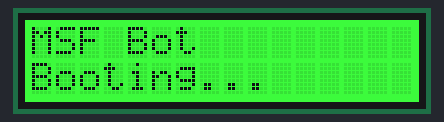
Bench run of a sketch on a simulated ESP8266 (NodeMCU). On the bench: 16×2 character LCD. WiFi joins after 1.5 s; servers stay silent unless stated; uploads are accepted with an empty reply; what the sketch prints to the serial monitor is not drawn.

Above: at 0.1 s.
At 1.6 s:
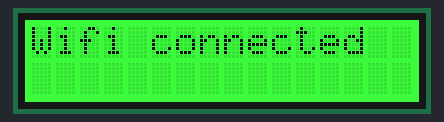
At 27.2 s:
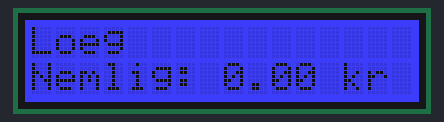

The sketch:

MSF_Bot.ino
```cpp
/*
Introducing the MSF BOT, the Money Saving Food Bot.
This uses Https get request, to get data from the internet, mainly prices on Onions.
The device calculates the cheapest Onion, and outouts both price and place on an LCD display.

The code uses fingerprints to bypass the Secure client as it is HTTPS and not HTTP.

This Device is ment to sit in the fridge and display the price for essential foods at all times.
The user will then be able to see the price and place for the cheapest Onion whenever he or he runs out.
 */

//LCD

#include <rgb_lcd.h>
#include <Wire.h>
#include "rgb_lcd.h"


rgb_lcd lcd;

int colorR = 0;
int colorG = 255;
int colorB = 0;

//Real code

#include <ESP8266WiFi.h>
#include <WiFiClientSecure.h>
#ifndef STASSID
#define STASSID "Bjergs IPhone"
#define STAPSK  "kode1234"
#endif

const char* ssid = STASSID;
const char* password = STAPSK;


const int httpsPort = 443; //80


//NEMLIG
const char* host1 = "www.nemlig.com";
String url1 = "/loeg-zittauer-2301096";

// Use web browser to view and copy
// SHA1 fingerprint of the certificate
const char fingerprint1[] PROGMEM = "666101f91494587d521734df02bae89e5ecd37d3";

float Nemligcurrent;
//NEMLIG


//COOP
const char* host2 = "butik.mad.coop.dk";
String url2 = "/frugt-og-groent/groentsager/loeg-og-porrer/danske-loeg-p-5700380269572";

// Use web browser to view and copy
// SHA1 fingerprint of the certificate
const char fingerprint2[] PROGMEM = "a9716f5657a175381ecca3770bf9f30493eac1dc";

  float Coopcurrent;
//COOP

void setup() {
//LCD

 lcd.begin(16, 2);
  lcd.setRGB(colorR, colorG, colorB);
    lcd.print("MSF Bot");
    lcd.setCursor(0,1);
    lcd.print("Booting...");

//Real code
  Serial.begin(115200);
  Serial.println();
  Serial.print("connecting to ");
  Serial.println(ssid);
  WiFi.mode(WIFI_STA);
  WiFi.begin(ssid, password);
  while (WiFi.status() != WL_CONNECTED) {
    delay(500);
    Serial.print(".");
  }

  Serial.println("");
  Serial.println("WiFi connected");
  lcd.clear();
  lcd.setCursor(0,0);
  lcd.print("Wifi connected");
  Serial.println("IP address: ");
  Serial.println(WiFi.localIP());

}

int value = 0;

void loop() {
  BearSSL::WiFiClientSecure client;
  delay(5000); //run every 5 seconds
  int linecounter=0;
  String NemligString1;
  String NemligString2;
  float Nemligprice;
  String line1="";
  ++value;

  Serial.print("connecting to ");
  Serial.println(host1);

  //Using fingerprint to get HTTPS certificate
Serial.printf("Using fingerprint '%s'\n", fingerprint1);
client.setFingerprint(fingerprint1);

  // Use WiFiClient class to create TCP connections
  if (!client.connect(host1, httpsPort)) {
    Serial.println("connection failed");

    lcd.clear();
colorR = 255;
colorG = 0;
colorB = 0;
  lcd.setRGB(colorR, colorG, colorB);
  lcd.setCursor(0,0);
  lcd.print("Error 001");
  lcd.setCursor(0,1);
  lcd.print("Wifi disconnected");

    return;
  }

  // We now create a URI for the request

  Serial.print("Requesting URL: ");
  Serial.println(url1);

  // This will send the request to the server
  client.print(String("GET ") + url1 + " HTTP/1.1\r\n" +
               "Host: " + host1 + "\r\n" +
               "User-Agent: chrome/7.55.1\r\n" +
               "Accept: */*\r\n\r\n");
               //"Connection: close\r\n\r\n");

  delay(5000); //wait a while to let the server respond (increase on shitty connections)

  // Read all the lines of the reply from server
  while(client.available()){
    yield();
    line1 = client.readStringUntil('\r'); //cariage return as delimiter
    yield();
    //Serial.println(line1);
    yield();
    linecounter++;
    yield();
    //Serial.println(linecounter);
    if(linecounter==284) {
   NemligString1=line1.substring(2022,2023);  //magic numbers galore :P
   NemligString2=line1.substring(2024,2026);
    }
  }
  if(line1!="") //if data exists
  {
  Nemligprice=(NemligString1.toFloat()+(NemligString2.toFloat()/100)); //parse the string as a float.
  //Serial.println("String1: " +  String(NemligString1)); //test report
  //Serial.println("String2: " +  String(NemligString2)); //test report
  Serial.println("Nemlig: " + String(Nemligprice)); //test report

  }


/*


COOP
COOP
COOP
COOP


*/


//COOP
  delay(5000); //run every 5 seconds
  int linecounter2=0;
  String CoopString1;
  String CoopString2;
  float Coopprice = 0;
  String line2="";
  ++value;

  Serial.print("connecting to ");
  Serial.println(host2);

  //Using fingerprint to get HTTPS certificate
Serial.printf("Using fingerprint '%s'\n", fingerprint2);
client.setFingerprint(fingerprint2);

  // Use WiFiClient class to create TCP connections
  if (!client.connect(host2, httpsPort)) {
    Serial.println("connection failed");
    return;
  }

  // We now create a URI for the request

  Serial.print("Requesting URL: ");
  Serial.println(url2);

  // This will send the request to the server
  client.print(String("GET ") + url2 + " HTTP/1.1\r\n" +
               "Host: " + host2 + "\r\n" +
               "User-Agent: chrome/7.55.1\r\n" +
               "Accept: */*\r\n\r\n");
               //"Connection: close\r\n\r\n");

  delay(8000); //wait a while to let the server respond (increase on shitty connections)

  // Read all the lines of the reply from server
  while(client.available()){
    yield();
    line2 = client.readStringUntil('\r'); //cariage return as delimiter
    yield();
    //Serial.println(line2);
    yield();
    linecounter2++;
    yield();
        //Serial.println(linecounter2);
    if(linecounter2==164) {
      CoopString1=line2.substring(3673,3675);  //magic numbers galore :P
      CoopString2=line2.substring(3676,3678);

    }
  }
  if(line2!="") //if data exists
  {
  Coopprice=(CoopString1.toFloat()+(CoopString2.toFloat()/100)); //parse the string as a float.
   //Serial.println("String1: " +  String(CoopString1)); //test report
   //Serial.println("String2: " +  String(CoopString2)); //test report
  Serial.println("Coop: " + String(Coopprice)); //test report
  }

  Serial.println();
  Serial.println("closing connection");

  Serial.println("FIRST");
  Serial.println(String(Coopprice));
  Serial.println(String(Nemligprice));
  Serial.println(" ");
  Serial.println("SECOND");
float zero = 0;
if (Coopprice != zero) {
  Coopcurrent = Coopprice;
}
Serial.println(String(Coopcurrent));

if (Nemligprice != zero) {
  Nemligcurrent = Nemligprice;
}
Serial.println(String(Nemligcurrent));

colorR = 0;
colorG = 0;
colorB = 255;
if (Nemligcurrent <= zero && Coopcurrent > zero) {
lcd.clear();
  lcd.clear();
  lcd.setRGB(colorR, colorG, colorB);
  lcd.setCursor(0,0);
  lcd.print("Loeg");
  lcd.setCursor(0,1);
  lcd.print("Coop: " + String(Coopcurrent) + " kr");

} else if (Coopcurrent <= zero && Nemligcurrent > zero){
  lcd.clear();
  lcd.setRGB(colorR, colorG, colorB);
  lcd.setCursor(0,0);
  lcd.print("Loeg");
  lcd.setCursor(0,1);
  lcd.print("Nemlig: " + String(Nemligcurrent) + " kr");

} else if (Nemligcurrent <= Coopcurrent) {
  lcd.clear();
  lcd.setRGB(colorR, colorG, colorB);
  lcd.setCursor(0,0);
  lcd.print("Loeg");
  lcd.setCursor(0,1);
  lcd.print("Nemlig: " + String(Nemligcurrent) + " kr");

} else if (Coopcurrent < Nemligcurrent) {
  lcd.clear();
  lcd.setRGB(colorR, colorG, colorB);
  lcd.setCursor(0,0);
  lcd.print("Loeg");
  lcd.setCursor(0,1);
  lcd.print("Coop: " + String(Coopcurrent) + " kr");

} else {
  lcd.clear();
  lcd.setRGB(colorR, colorG, colorB);
  lcd.setCursor(0,0);
  lcd.print("No data recieved");
  lcd.setCursor(0,1);
  lcd.print("EROOR002");
  Serial.println(String(Coopcurrent));
  Serial.println(String(Nemligcurrent));
  Serial.println(String(zero));
}
}
```

Measured:
- what the display in image 1 shows lasts 25.6 s, from 1.6 s to 27.2 s
